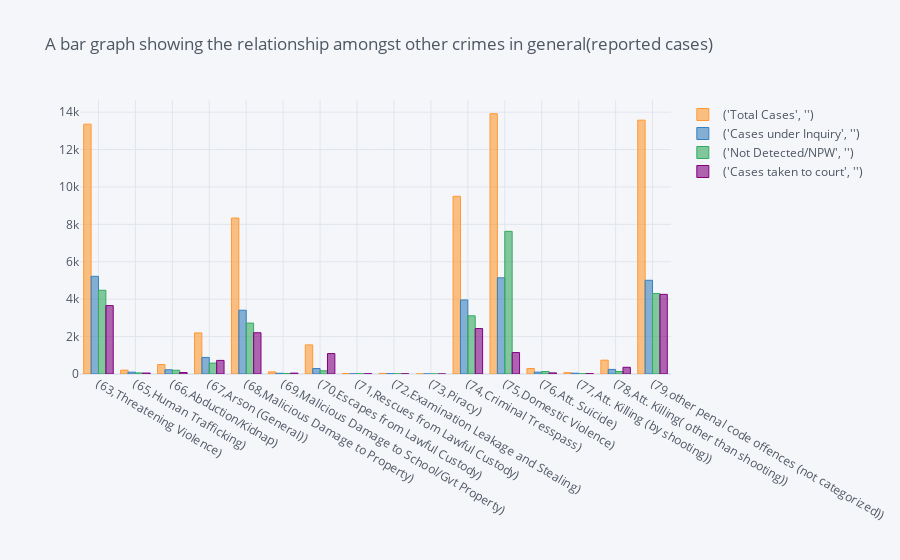

The notebook cell this image was saved under:
### Code cell
# Plotting a bar graph for ActualOtherCrimes
reportedcases.iplot(kind='bar',title='A bar graph showing the relationship amongst other crimes in general(reported cases)')

### Figure 1 — Plotly figure (JSON) as saved in the notebook; plotly's stock layout.template omitted (floating-point values rounded to 4 significant figures)
{"data": [{"marker": {"color": "rgba(255, 153, 51, 0.6)", "line": {"color": "rgba(255, 153, 51, 1.0)", "width": 1}}, "name": "('Total Cases', '')", "orientation": "v", "text": "", "type": "bar", "x": ["(63,Threatening Violence)", "(65,Human Trafficking)", "(66,Abduction/Kidnap)", "(67,Arson (General))", "(68,Malicious Damage to Property)", "(69,Malicious Damage to School/Gvt Property)", "(70,Escapes from Lawful Custody)", "(71,Rescues from Lawful Custody)", "(72,Examination Leakage and Stealing)", "(73,Piracy)", "(74,Criminal Tresspass)", "(75,Domestic Violence)", "(76,Att. Suicide)", "(77,Att. Killing (by shooting))", "(78,Att. Killing( other than shooting))", "(79,other penal code offences (not categorized))"], "y": [13357, 206, 507, 2196, 8339, 113, 1557, 26, 31, 3, 9500, 13916, 293, 72, 740, 13570]}, {"marker": {"color": "rgba(55, 128, 191, 0.6)", "line": {"color": "rgba(55, 128, 191, 1.0)", "width": 1}}, "name": "('Cases under Inquiry', '')", "orientation": "v", "text": "", "type": "bar", "x": ["(63,Threatening Violence)", "(65,Human Trafficking)", "(66,Abduction/Kidnap)", "(67,Arson (General))", "(68,Malicious Damage to Property)", "(69,Malicious Damage to School/Gvt Property)", "(70,Escapes from Lawful Custody)", "(71,Rescues from Lawful Custody)", "(72,Examination Leakage and Stealing)", "(73,Piracy)", "(74,Criminal Tresspass)", "(75,Domestic Violence)", "(76,Att. Suicide)", "(77,Att. Killing (by shooting))", "(78,Att. Killing( other than shooting))", "(79,other penal code offences (not categorized))"], "y": [5223, 98, 227, 885, 3409, 38, 292, 6, 17, 3, 3959, 5143, 101, 42, 246, 5011]}, {"marker": {"color": "rgba(50, 171, 96, 0.6)", "line": {"color": "rgba(50, 171, 96, 1.0)", "width": 1}}, "name": "('Not Detected/NPW', '')", "orientation": "v", "text": "", "type": "bar", "x": ["(63,Threatening Violence)", "(65,Human Trafficking)", "(66,Abduction/Kidnap)", "(67,Arson (General))", "(68,Malicious Damage to Property)", "(69,Malicious Damage to School/Gvt Property)", "(70,Escapes from Lawful Custody)", "(71,Rescues from Lawful Custody)", "(72,Examination Leakage and Stealing)", "(73,Piracy)", "(74,Criminal Tresspass)", "(75,Domestic Violence)", "(76,Att. Suicide)", "(77,Att. Killing (by shooting))", "(78,Att. Killing( other than shooting))", "(79,other penal code offences (not categorized))"], "y": [4477, 58, 202, 584, 2723, 28, 172, 7, 5, 0, 3111, 7627, 132, 11, 135, 4301]}, {"marker": {"color": "rgba(128, 0, 128, 0.6)", "line": {"color": "rgba(128, 0, 128, 1.0)", "width": 1}}, "name": "('Cases taken to court', '')", "orientation": "v", "text": "", "type": "bar", "x": ["(63,Threatening Violence)", "(65,Human Trafficking)", "(66,Abduction/Kidnap)", "(67,Arson (General))", "(68,Malicious Damage to Property)", "(69,Malicious Damage to School/Gvt Property)", "(70,Escapes from Lawful Custody)", "(71,Rescues from Lawful Custody)", "(72,Examination Leakage and Stealing)", "(73,Piracy)", "(74,Criminal Tresspass)", "(75,Domestic Violence)", "(76,Att. Suicide)", "(77,Att. Killing (by shooting))", "(78,Att. Killing( other than shooting))", "(79,other penal code offences (not categorized))"], "y": [3657, 50, 78, 727, 2207, 47, 1093, 13, 9, 0, 2430, 1146, 60, 19, 359, 4258]}], "layout": {"legend": {"bgcolor": "#F5F6F9", "font": {"color": "#4D5663"}}, "paper_bgcolor": "#F5F6F9", "plot_bgcolor": "#F5F6F9", "title": {"font": {"color": "#4D5663"}, "text": "A bar graph showing the relationship amongst other crimes in general(reported cases)"}, "xaxis": {"gridcolor": "#E1E5ED", "showgrid": true, "tickfont": {"color": "#4D5663"}, "title": {"font": {"color": "#4D5663"}, "text": ""}, "zerolinecolor": "#E1E5ED"}, "yaxis": {"gridcolor": "#E1E5ED", "showgrid": true, "tickfont": {"color": "#4D5663"}, "title": {"font": {"color": "#4D5663"}, "text": ""}, "zerolinecolor": "#E1E5ED"}}}
